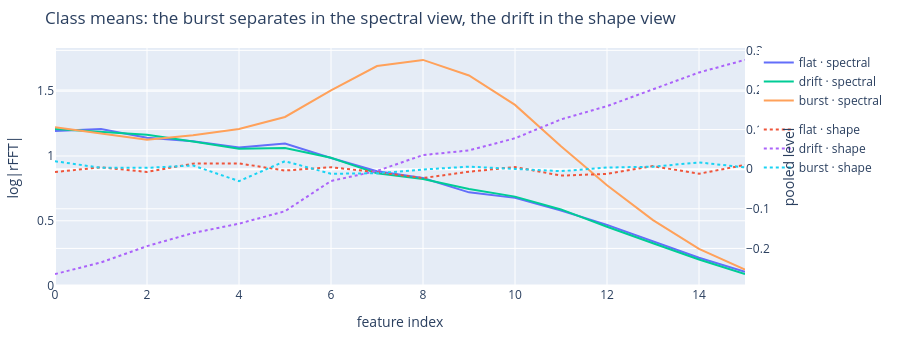

Notebook cell for this chart:
### Markdown cell above
## 10.2 — Two views, each blind to one regime

The **spectral** view drops the lowest FFT bins — which is exactly where
a linear drift puts its energy. The **shape** view mean-pools into 16
bins, which averages a fast oscillation away.

So neither view can classify all three regimes on its own. That is not a
contrivance for the tutorial; it is the ordinary situation that makes a
multi-branch model worth building, and in notebook 11 it is what makes a
wiring bug between the branches *cost* something.

### Code cell
spec, shape = campaign.spectral_view(X), campaign.shape_view(X)

fig = go.Figure()
for cls, name in enumerate(campaign.CLASSES):
    fig.add_scatter(y=spec[y == cls].mean(0), name=f"{name} · spectral",
                    mode="lines", legendgroup="s")
    fig.add_scatter(y=shape[y == cls].mean(0), name=f"{name} · shape",
                    mode="lines", legendgroup="h", line=dict(dash="dot"), yaxis="y2")
fig.update_layout(
    title="Class means: the burst separates in the spectral view, the drift in the shape view",
    height=340, xaxis_title="feature index",
    yaxis=dict(title="log|rFFT|"), yaxis2=dict(title="pooled level", overlaying="y", side="right"),
    margin=dict(t=48, b=40, l=48, r=48),
)
fig

### Figure 1 — Plotly figure (JSON) as saved in the notebook; plotly's stock layout.template omitted (floating-point values rounded to 4 significant figures)
{"data": [{"legendgroup": "s", "mode": "lines", "name": "flat · spectral", "type": "scatter", "y": [1.192, 1.209, 1.141, 1.113, 1.066, 1.096, 0.9845, 0.8829, 0.8294, 0.7196, 0.6769, 0.5799, 0.4682, 0.343, 0.2147, 0.1057]}, {"legendgroup": "h", "line": {"dash": "dot"}, "mode": "lines", "name": "flat · shape", "type": "scatter", "y": [-0.007063, 0.004692, -0.006991, 0.01403, 0.01457, -0.003352, 0.004913, -0.007686, -0.0224, -0.00634, 0.005431, -0.01623, -0.0119, 0.007756, -0.01153, 0.01071], "yaxis": "y2"}, {"legendgroup": "s", "mode": "lines", "name": "drift · spectral", "type": "scatter", "y": [1.208, 1.186, 1.164, 1.112, 1.056, 1.062, 0.9858, 0.8658, 0.8219, 0.7461, 0.6866, 0.5878, 0.4538, 0.3271, 0.2014, 0.0888]}, {"legendgroup": "h", "line": {"dash": "dot"}, "mode": "lines", "name": "drift · shape", "type": "scatter", "y": [-0.2649, -0.2353, -0.1942, -0.1611, -0.1376, -0.106, -0.02971, -0.004435, 0.03568, 0.04738, 0.07812, 0.1257, 0.1592, 0.2008, 0.2441, 0.2759], "yaxis": "y2"}, {"legendgroup": "s", "mode": "lines", "name": "burst · spectral", "type": "scatter", "y": [1.222, 1.173, 1.125, 1.16, 1.208, 1.301, 1.505, 1.694, 1.741, 1.622, 1.394, 1.075, 0.7747, 0.5049, 0.2828, 0.1232]}, {"legendgroup": "h", "line": {"dash": "dot"}, "mode": "lines", "name": "burst · shape", "type": "scatter", "y": [0.02007, 0.003556, 0.003408, 0.009354, -0.03008, 0.02023, -0.01164, -0.01025, -0.0009002, 0.006371, 0.0006721, -0.004962, 0.004159, 0.006261, 0.01709, 0.004594], "yaxis": "y2"}], "layout": {"height": 340, "margin": {"b": 40, "l": 48, "r": 48, "t": 48}, "title": {"text": "Class means: the burst separates in the spectral view, the drift in the shape view"}, "xaxis": {"title": {"text": "feature index"}}, "yaxis": {"title": {"text": "log|rFFT|"}}, "yaxis2": {"overlaying": "y", "side": "right", "title": {"text": "pooled level"}}}}
